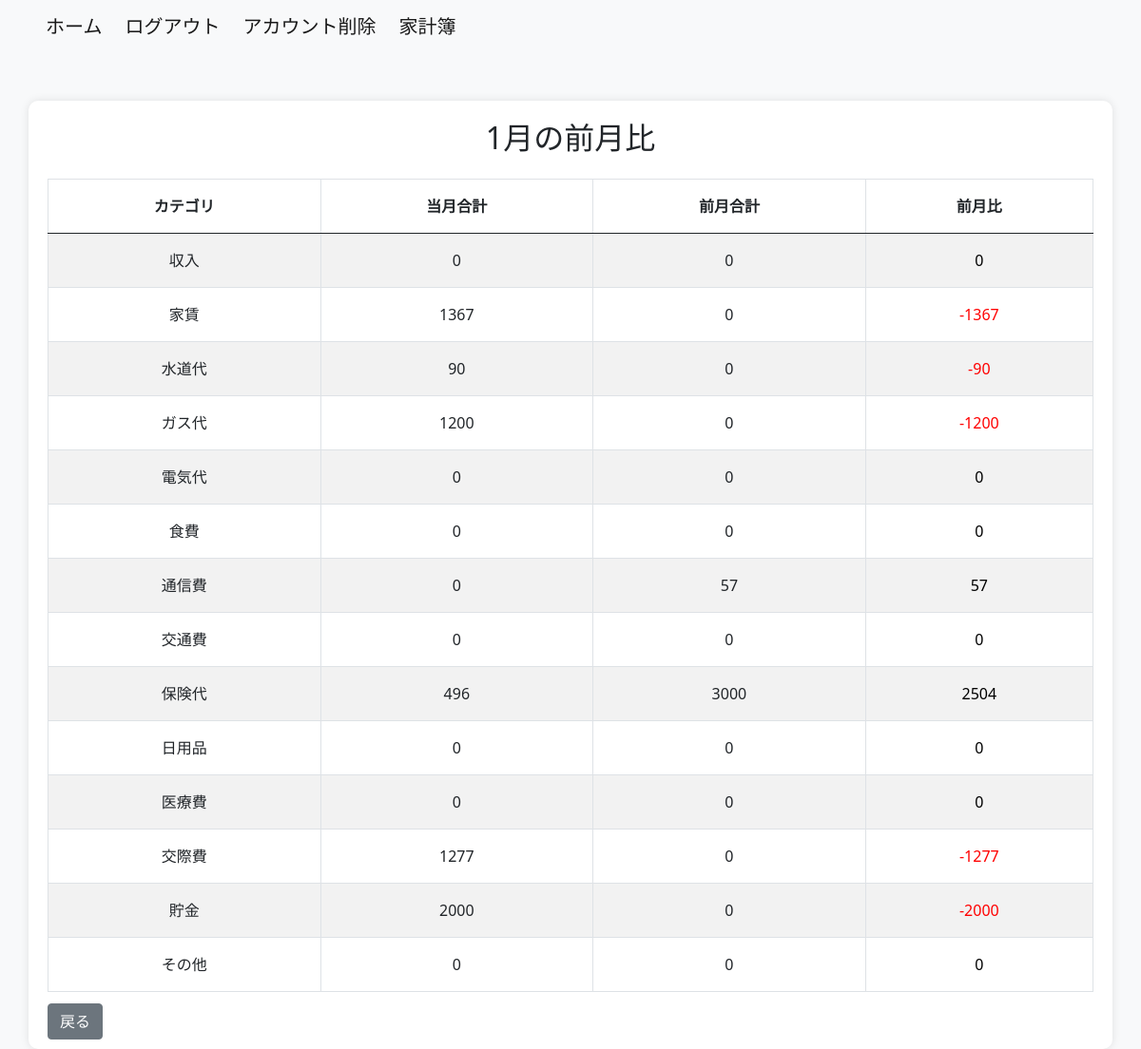
Screenshot of /household_budget/monthly-comparison/2024/1/ (signed in) with the database file from the repository.
### household_budget/models.py (models this page shows, shortened)
class Category(models.Model):
    category_name = models.CharField(max_length=50)
    class Meta:
        db_table = 'category'

### household_budget/views.py (the view)
# urls.py: path('monthly-comparison/<int:year>/<int:month>/', MonthlyComparisonView.as_view(), name='monthly_comparison'),
class MonthlyComparisonView(TemplateView):
    template_name = 'm_comparison.html'
    @method_decorator(login_required(login_url='/login/'))
    def dispatch(self, *args, **kwargs):
        return super().dispatch(*args, **kwargs)
    def get_context_data(self, **kwargs):
        context = super().get_context_data(**kwargs)
        year = self.kwargs.get('year')
        month = self.kwargs.get('month')
        current_month_data = Transaction.objects.filter(user=self.request.user, event_date__year=year, event_date__month=month)
        last_month = datetime(int(year), int(month), 1) - timedelta(days=1)
        last_month_data = Transaction.objects.filter(user=self.request.user, event_date__year=last_month.year, event_date__month=last_month.month)
        current_month_totals = current_month_data.values('category__category_name').annotate(total_amount=Sum('amount'))
        last_month_totals = last_month_data.values('category__category_name').annotate(total_amount=Sum('amount'))
        categories = Category.objects.all()
        comparison_data = []
        for category in categories:
            current_amount = next((item['total_amount'] for item in current_month_totals if item['category__category_name'] == category.category_name), 0)
            last_amount = next((item['total_amount'] for item in last_month_totals if item['category__category_name'] == category.category_name), 0)
            comparison_data.append({
                'category': category.category_name,
                'current_amount': current_amount,
                'last_amount': last_amount,
                'percentage_change': last_amount - current_amount
            })
        context['year'] = year
        context['month'] = month
        context['comparison_data'] = comparison_data
        return context

### household_budget/templates/m_comparison.html (shortened to what this page needs)
{% extends 'base.html' %}
{% block content %}
<div class="container">
    <div class="row">
        <div class="col-md-12">
                {% if comparison_data %}
                <h2>{{ month }}月の前月比</h2>
                <table class="table table-striped table-bordered mt-4">
                    <thead class="thead-dark">
                        <tr>
                            <th>カテゴリ</th>
                            <th>当月合計</th>
                            <th>前月合計</th>
                            <th>前月比</th>
                        </tr>
                    </thead>
                    <tbody>
                        {% for item in comparison_data %}
                            <tr>
                                <td>{{ item.category }}</td>
                                <td>{{ item.current_amount }}</td>
                                <td>{{ item.last_amount }}</td>
                                <td style="color: {% if item.percentage_change >= 0 %}black{% else %}red{% endif %}">{{ item.percentage_change }}</td>
                            </tr>
                        {% endfor %}
                    </tbody>
                </table>
                {% else %}
                <p>前月のデータがありません。</p>
                {% endif %}
                <br>
                <div class="d-flex justify-content-start mt-3">
                <a href="{% url 'accounts:data_2024' %}" class="btn btn-secondary ml-2">戻る</a>
                </div>
            </div>
        </div>
    </div>
{% endblock %}

### household_budget/templates/m_comparison.html (style rules this page uses)
body { background-color: #f8f9fa; }
.container { background-color: #ffffff; border-radius: 10px; box-shadow: 0 0 10px rgba(0, 0, 0, 0.1); margin-top: 50px; padding: 20px; text-align: center; position: relative; }
.table { width: 100%; max-width: 100%; margin: 0 auto; border-collapse: collapse; text-align: center; }
.table th, .table td { padding: 1rem; vertical-align: middle; border: 1px solid #dee2e6; }
.btn-secondary { position: absolute; bottom: 10px; margin-top: 20px; }

### rows the page displays
Category: category "収入"
Category: category "家賃"
Category: category "水道代"
Category: category "ガス代"
Category: category "電気代"
Category: category "食費"
Category: category "通信費"
Category: category "交通費"
Category: category "保険代"
Category: category "日用品"
Category: category "医療費"
Category: category "交際費"
Category: category "貯金"
Category: category "その他"

### other values shown
{{ month }} "1"
{{ item.current_amount }} "0" "1367" "90" "1200" "0" "0" "0" "0" "496" "0" "0" "1277" "2000" "0"
{{ item.last_amount }} "0" "0" "0" "0" "0" "0" "57" "0" "3000" "0" "0" "0" "0" "0"
{{ item.percentage_change }} "0" "-1367" "-90" "-1200" "0" "0" "57" "0" "2504" "0" "0" "-1277" "-2000" "0"
